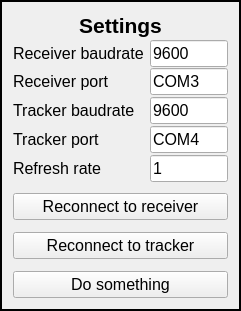
    <widget class="QFrame" name="reconnecTrackButton">
     <property name="geometry">
      <rect>
       <x>1550</x>
       <y>520</y>
       <width>241</width>
       <height>311</height>
      </rect>
     </property>
     <property name="frameShape">
      <enum>QFrame::Box</enum>
     </property>
     <property name="lineWidth">
      <number>2</number>
     </property>
     <layout class="QFormLayout" name="formLayout_4">
      <property name="verticalSpacing">
       <number>0</number>
      </property>
      <item row="0" column="0" colspan="2">
       <widget class="QLabel" name="label_39">
        <property name="font">
         <font>
          <family>Arial</family>
          <pointsize>16</pointsize>
          <weight>75</weight>
          <bold>true</bold>
         </font>
        </property>
        <property name="text">
         <string>Settings</string>
        </property>
        <property name="alignment">
         <set>Qt::AlignCenter</set>
        </property>
       </widget>
      </item>
      <item row="2" column="0">
       <widget class="QLabel" name="label_40">
        <property name="font">
         <font>
          <family>Arial</family>
          <pointsize>12</pointsize>
         </font>
        </property>
        <property name="text">
         <string>Receiver baudrate</string>
        </property>
       </widget>
      </item>
      <item row="4" column="0">
       <widget class="QLabel" name="label_41">
        <property name="font">
         <font>
          <family>Arial</family>
          <pointsize>12</pointsize>
         </font>
        </property>
        <property name="text">
         <string>Receiver port</string>
        </property>
       </widget>
      </item>
      <item row="6" column="0">
       <widget class="QLabel" name="label_42">
        <property name="font">
         <font>
          <family>Arial</family>
          <pointsize>12</pointsize>
         </font>
        </property>
        <property name="text">
         <string>Tracker baudrate</string>
        </property>
       </widget>
      </item>
      <item row="8" column="0">
       <widget class="QLabel" name="label_43">
        <property name="font">
         <font>
          <family>Arial</family>
          <pointsize>12</pointsize>
         </font>
        </property>
        <property name="text">
         <string>Tracker port</string>
        </property>
       </widget>
      </item>
      <item row="10" column="0">
       <widget class="QLabel" name="label_44">
        <property name="font">
         <font>
          <family>Arial</family>
          <pointsize>12</pointsize>
         </font>
        </property>
        <property name="text">
         <string>Refresh rate</string>
        </property>
       </widget>
      </item>
      <item row="12" column="0" colspan="2">
       <widget class="QPushButton" name="reconnectRecButton">
        <property name="font">
         <font>
          <family>Arial</family>
          <pointsize>12</pointsize>
         </font>
        </property>
        <property name="text">
         <string>Reconnect to receiver</string>
        </property>
       </widget>
      </item>
      <item row="14" column="0" colspan="2">
       <widget class="QPushButton" name="pushButton_7">
        <property name="font">
         <font>
          <family>Arial</family>
          <pointsize>12</pointsize>
         </font>
        </property>
        <property name="text">
         <string>Reconnect to tracker</string>
        </property>
       </widget>
      </item>
      <item row="1" column="0">
       <spacer name="verticalSpacer">
        <property name="orientation">
         <enum>Qt::Vertical</enum>
        </property>
        <property name="sizeHint" stdset="0">
         <size>
          <width>20</width>
          <height>10</height>
         </size>
        </property>
       </spacer>
      </item>
      <item row="3" column="0">
       <spacer name="verticalSpacer_2">
        <property name="orientation">
         <enum>Qt::Vertical</enum>
        </property>
        <property name="sizeHint" stdset="0">
         <size>
          <width>20</width>
          <height>10</height>
         </size>
        </property>
       </spacer>
      </item>
      <item row="5" column="0">
       <spacer name="verticalSpacer_3">
        <property name="orientation">
         <enum>Qt::Vertical</enum>
        </property>
        <property name="sizeHint" stdset="0">
         <size>
          <width>20</width>
          <height>10</height>
         </size>
        </property>
       </spacer>
      </item>
      <item row="7" column="0">
       <spacer name="verticalSpacer_4">
        <property name="orientation">
         <enum>Qt::Vertical</enum>
        </property>
        <property name="sizeHint" stdset="0">
         <size>
          <width>20</width>
          <height>10</height>
         </size>
        </property>
       </spacer>
      </item>
      <item row="9" column="0">
       <spacer name="verticalSpacer_5">
        <property name="orientation">
         <enum>Qt::Vertical</enum>
        </property>
        <property name="sizeHint" stdset="0">
         <size>
          <width>20</width>
          <height>10</height>
         </size>
        </property>
       </spacer>
      </item>
      <item row="11" column="0">
       <spacer name="verticalSpacer_6">
        <property name="orientation">
         <enum>Qt::Vertical</enum>
        </property>
        <property name="sizeHint" stdset="0">
         <size>
          <width>20</width>
          <height>20</height>
         </size>
        </property>
       </spacer>
      </item>
      <item row="13" column="0">
       <spacer name="verticalSpacer_7">
        <property name="orientation">
         <enum>Qt::Vertical</enum>
        </property>
        <property name="sizeHint" stdset="0">
         <size>
          <width>20</width>
          <height>20</height>
         </size>
        </property>
       </spacer>
      </item>
      <item row="16" column="0" colspan="2">
       <widget class="QPushButton" name="pushButton_8">
        <property name="font">
         <font>
          <family>Arial</family>
          <pointsize>12</pointsize>
         </font>
        </property>
        <property name="text">
         <string>Do something</string>
        </property>
       </widget>
      </item>
      <item row="15" column="0">
       <spacer name="verticalSpacer_8">
        <property name="orientation">
         <enum>Qt::Vertical</enum>
        </property>
        <property name="sizeHint" stdset="0">
         <size>
          <width>20</width>
          <height>20</height>
         </size>
        </property>
       </spacer>
      </item>
      <item row="2" column="1">
       <widget class="QLineEdit" name="receiverBaudEdit">
        <property name="font">
         <font>
          <family>Arial</family>
          <pointsize>12</pointsize>
         </font>
        </property>
        <property name="text">
         <string>9600</string>
        </property>
       </widget>
      </item>
      <item row="4" column="1">
       <widget class="QLineEdit" name="receiverCOMEdit">
        <property name="font">
         <font>
          <family>Arial</family>
          <pointsize>12</pointsize>
         </font>
        </property>
        <property name="text">
         <string>COM3</string>
        </property>
       </widget>
      </item>
      <item row="6" column="1">
       <widget class="QLineEdit" name="trackerBaudEdit">
        <property name="font">
         <font>
          <family>Arial</family>
          <pointsize>12</pointsize>
         </font>
        </property>
        <property name="text">
         <string>9600</string>
        </property>
       </widget>
      </item>
      <item row="8" column="1">
       <widget class="QLineEdit" name="trackerCOMEdit">
        <property name="font">
         <font>
          <family>Arial</family>
          <pointsize>12</pointsize>
         </font>
        </property>
        <property name="text">
         <string>COM4</string>
        </property>
       </widget>
      </item>
      <item row="10" column="1">
       <widget class="QLineEdit" name="refreshEdit">
        <property name="font">
         <font>
          <family>Arial</family>
          <pointsize>12</pointsize>
         </font>
        </property>
        <property name="text">
         <string>1</string>
        </property>
       </widget>
      </item>
     </layout>
    </widget>
